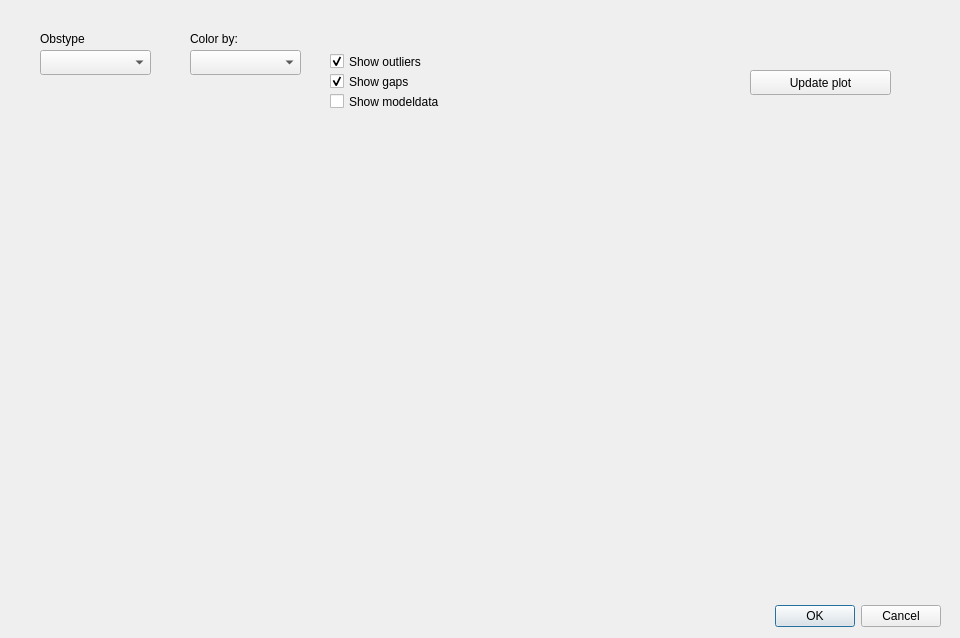
<?xml version="1.0" encoding="UTF-8"?>
<ui version="4.0">
 <class>Dialog</class>
 <widget class="QDialog" name="Dialog">
  <property name="geometry">
   <rect>
    <x>0</x>
    <y>0</y>
    <width>960</width>
    <height>638</height>
   </rect>
  </property>
  <property name="windowTitle">
   <string>Dialog</string>
  </property>
  <widget class="QDialogButtonBox" name="buttonBox">
   <property name="geometry">
    <rect>
     <x>320</x>
     <y>600</y>
     <width>621</width>
     <height>32</height>
    </rect>
   </property>
   <property name="orientation">
    <enum>Qt::Horizontal</enum>
   </property>
   <property name="standardButtons">
    <set>QDialogButtonBox::Cancel|QDialogButtonBox::Ok</set>
   </property>
  </widget>
  <widget class="QWidget" name="verticalLayoutWidget">
   <property name="geometry">
    <rect>
     <x>40</x>
     <y>150</y>
     <width>861</width>
     <height>421</height>
    </rect>
   </property>
   <layout class="QVBoxLayout" name="vert_layout"/>
  </widget>
  <widget class="QLabel" name="label">
   <property name="geometry">
    <rect>
     <x>190</x>
     <y>30</y>
     <width>81</width>
     <height>17</height>
    </rect>
   </property>
   <property name="text">
    <string>Color by:</string>
   </property>
  </widget>
  <widget class="QComboBox" name="select_colorby">
   <property name="enabled">
    <bool>true</bool>
   </property>
   <property name="geometry">
    <rect>
     <x>190</x>
     <y>50</y>
     <width>111</width>
     <height>25</height>
    </rect>
   </property>
  </widget>
  <widget class="QPushButton" name="update_plot_box">
   <property name="geometry">
    <rect>
     <x>750</x>
     <y>70</y>
     <width>141</width>
     <height>25</height>
    </rect>
   </property>
   <property name="text">
    <string>Update plot</string>
   </property>
  </widget>
  <widget class="QComboBox" name="select_obstype">
   <property name="enabled">
    <bool>true</bool>
   </property>
   <property name="geometry">
    <rect>
     <x>40</x>
     <y>50</y>
     <width>111</width>
     <height>25</height>
    </rect>
   </property>
  </widget>
  <widget class="QLabel" name="label_3">
   <property name="geometry">
    <rect>
     <x>40</x>
     <y>30</y>
     <width>111</width>
     <height>17</height>
    </rect>
   </property>
   <property name="text">
    <string>Obstype</string>
   </property>
  </widget>
  <widget class="QCheckBox" name="select_show_outliers">
   <property name="geometry">
    <rect>
     <x>330</x>
     <y>50</y>
     <width>251</width>
     <height>23</height>
    </rect>
   </property>
   <property name="text">
    <string>Show outliers</string>
   </property>
   <property name="checked">
    <bool>true</bool>
   </property>
  </widget>
  <widget class="QCheckBox" name="select_show_gaps">
   <property name="geometry">
    <rect>
     <x>330</x>
     <y>70</y>
     <width>251</width>
     <height>23</height>
    </rect>
   </property>
   <property name="text">
    <string>Show gaps</string>
   </property>
   <property name="checked">
    <bool>true</bool>
   </property>
  </widget>
  <widget class="QCheckBox" name="select_add_modeldata">
   <property name="geometry">
    <rect>
     <x>330</x>
     <y>90</y>
     <width>251</width>
     <height>23</height>
    </rect>
   </property>
   <property name="text">
    <string>Show modeldata</string>
   </property>
   <property name="checked">
    <bool>false</bool>
   </property>
  </widget>
 </widget>
 <resources/>
 <connections>
  <connection>
   <sender>buttonBox</sender>
   <signal>accepted()</signal>
   <receiver>Dialog</receiver>
   <slot>accept()</slot>
   <hints>
    <hint type="sourcelabel">
     <x>248</x>
     <y>254</y>
    </hint>
    <hint type="destinationlabel">
     <x>157</x>
     <y>274</y>
    </hint>
   </hints>
  </connection>
  <connection>
   <sender>buttonBox</sender>
   <signal>rejected()</signal>
   <receiver>Dialog</receiver>
   <slot>reject()</slot>
   <hints>
    <hint type="sourcelabel">
     <x>316</x>
     <y>260</y>
    </hint>
    <hint type="destinationlabel">
     <x>286</x>
     <y>274</y>
    </hint>
   </hints>
  </connection>
 </connections>
</ui>
